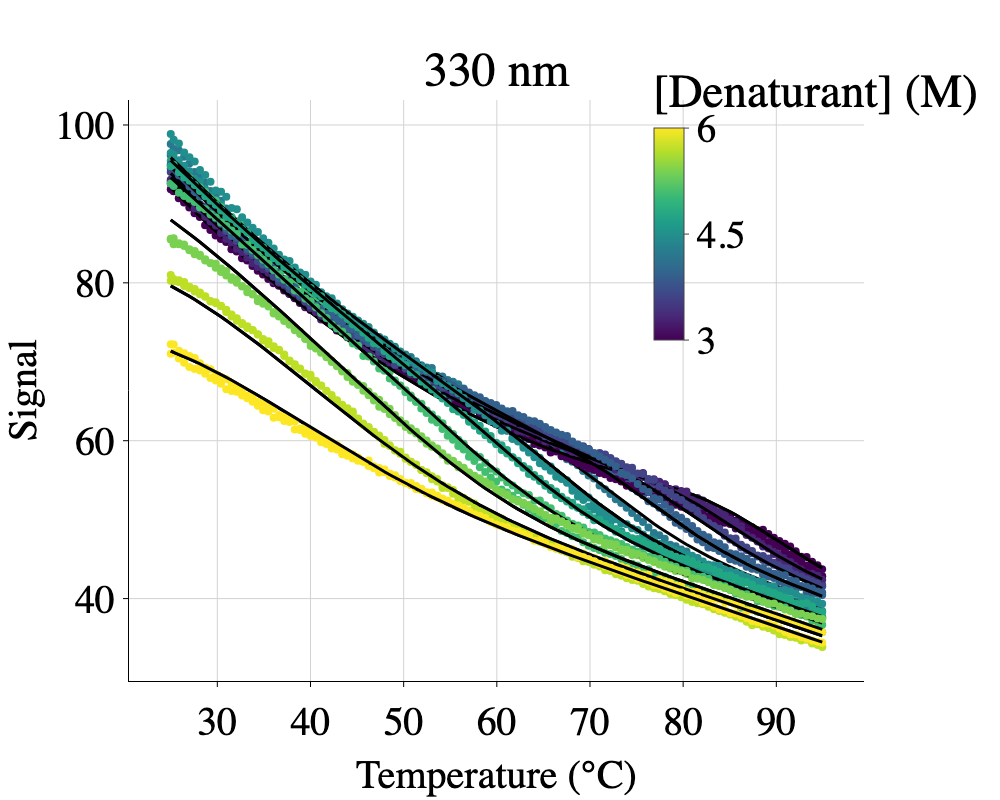
#> input picture notebooks/CheMelt_binders/figures/A4B_fits_scaled.png, 1000 x 800 px; its folder holds only this picture in this run
$ jupyter execute --allow-errors 16_plot_all.ipynb
#> lines starting #> are read from the running program, lines starting #| are printed output that depends on the picture
[cell 1]
from pychemelt.utils.plotting import (
    plot_unfolding,
    PlotConfig,
    LegendConfig,
    AxisConfig,
)

import pickle
import os

[cell 2]
dir = "./py_objects/"
#> (the rest of this cell did not finish here and is left out)

#> (a cell that did not finish here is left out)

#> (a cell that did not finish here is left out)

[cell 5]
# Create a Figure that includes the thirteen fits
fig_list = os.listdir('./figures/')
fig_list = [x for x in fig_list if x.endswith('.png') and 'fits_scaled' in x]
# Remove P6A from the list and also G5A
fig_list = [x for x in fig_list if 'P6A' not in x]
fig_list = [x for x in fig_list if 'G5A' not in x]
fig_list = ['./figures/' + x for x in fig_list]  # Prepend the directory path to each filename

[cell 6]
from PIL import Image, ImageDraw, ImageFont
import math
import string
import os

# Open images
images = [Image.open(f).convert("RGB") for f in fig_list]
#> images = 1 item
panel_titles = [
    os.path.splitext(os.path.basename(f))[0].split('_')[0]
    for f in fig_list
]

w, h = images[0].size
#> w = 1000; h = 800

cols = 3
rows = math.ceil(len(images) / cols)
#> rows = 1
title_pad = 60

combined = Image.new("RGB", (cols * w, rows * (h + title_pad)), "white")
#> combined: PIL image 3000x860 RGB; every value is 255

from matplotlib import font_manager

title_font_path = font_manager.findfont(
    font_manager.FontProperties(family="DejaVu Sans", weight="bold")
)
title_font = ImageFont.truetype(title_font_path, 32)

label_font_path = font_manager.findfont(
    font_manager.FontProperties(family="DejaVu Sans", weight="bold")
)
label_font = ImageFont.truetype(label_font_path, 40)

draw = ImageDraw.Draw(combined)

# Paste images and add filename-derived titles
for i, (img, title) in enumerate(zip(images, panel_titles)):
    tile_x = (i % cols) * w
    tile_y = (i // cols) * (h + title_pad)
    img_y = tile_y + title_pad

    combined.paste(img, (tile_x, img_y))

    # Center title above each subplot
    title_bbox = draw.textbbox((0, 0), title, font=title_font)
    title_w = title_bbox[2] - title_bbox[0]
    title_h = title_bbox[3] - title_bbox[1]
    title_x = tile_x + (w - title_w) // 2
    title_y = tile_y + (title_pad - title_h) // 2
    draw.text((title_x, title_y), title, fill="black", font=title_font)
#> this loop made 1 pass
#> (title, tile_x, tile_y, img_y, title_bbox, title_w, title_h, title_x) on pass 1: ('A4B', 0, 0, 60, (0, 7, 71, 30), 71, 23, 464)
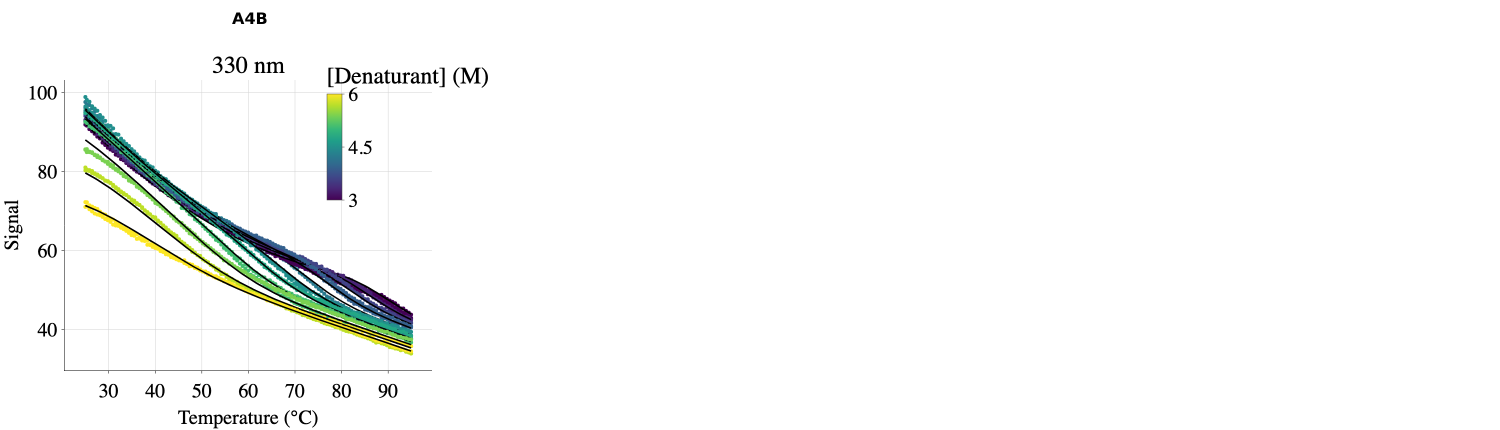
#> combined: PIL image 3000x860 RGB (shown at 1/2 size); mean R, G, B 248.7, 249.7, 248.8

# Add A, B, C... labels on each subplot
for i in range(len(images)):
    label = string.ascii_uppercase[i]

    tile_x = (i % cols) * w
    tile_y = (i // cols) * (h + title_pad)
    img_y = tile_y + title_pad

    x = tile_x + 20
    y = img_y + 20

    # White rectangle behind the text
    bbox = draw.textbbox((x, y), label, font=label_font)
    draw.rectangle(
        (bbox[0] - 8, bbox[1] - 8, bbox[2] + 8, bbox[3] + 8),
        fill="white"
    )

    draw.text((x, y), label, fill="black", font=label_font)
#> this loop made 1 pass
#> (label, tile_x, tile_y, img_y, x, y, bbox) on pass 1: ('A', 0, 0, 60, 20, 80, (20, 89, 51, 118))

combined.save("./figures/fits_all.png")

[cell 7]
# Obtain three representative Fits
# P5B, G4A and P3B
idx = [i for i,x in enumerate(panel_titles) if x in ["P5B","G4A","P3B"]]
#> idx = []

fig_list = [fig_list[i] for i in idx]
#> fig_list = []
panel_titles = [panel_titles[i] for i in idx]
#> panel_titles = []

print('Representative fits:', panel_titles)
#| Representative fits: []

# Open images
images = [Image.open(f).convert("RGB") for f in fig_list]
#> images = []


#> (the rest of this cell did not finish here and is left out)


$ run again, on notebooks/CheMelt_binders/figures/G6B_fits_scaled.png
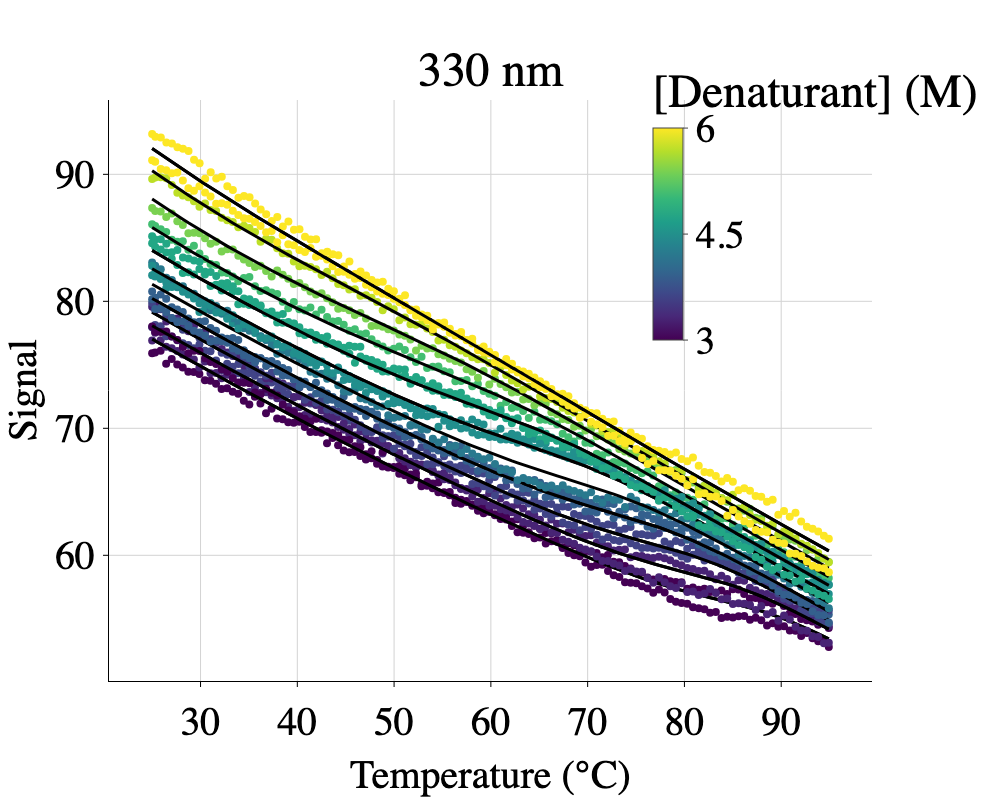
#> input picture notebooks/CheMelt_binders/figures/G6B_fits_scaled.png, 1000 x 800 px
#> `images = [Image.open(f).convert("RGB") for f in fig_list]`: images = 1 item
#> rows = 1
#> the loop `for i, (img, title) in enumerate(zip(images, panel_titles)):` made 1 pass
#> (title, tile_x, tile_y, img_y, title_bbox, title_w, title_h, title_x) on pass 1: ('G6B', 0, 0, 60, (0, 7, 73, 30), 73, 23, 463)
#> after the loop `for i, (img, title) in enumerate(zip(images, panel_titles)):`:
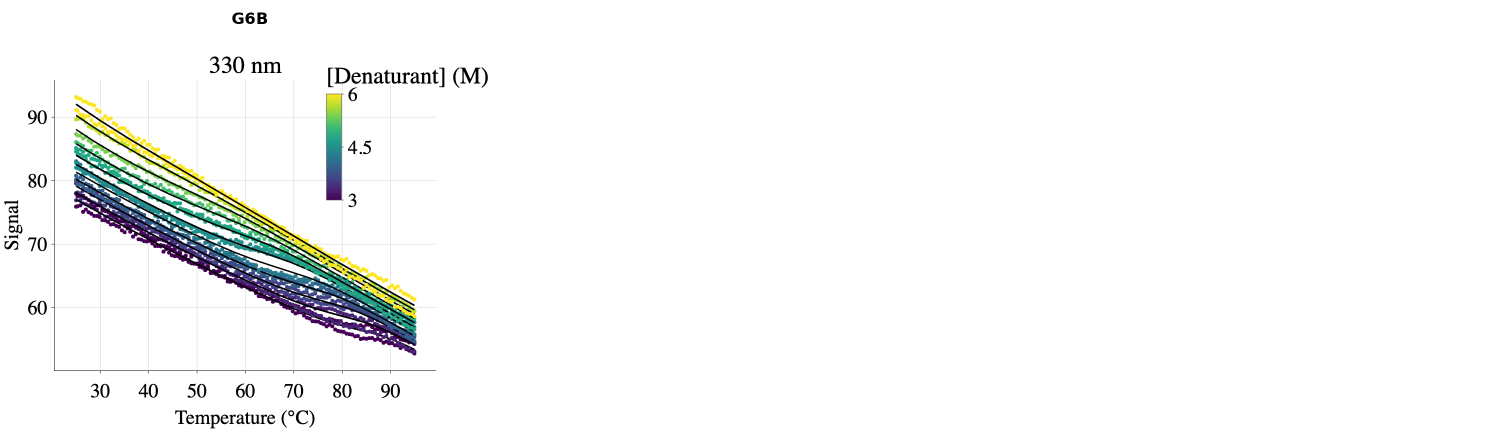
#> combined: PIL image 3000x860 RGB (shown at 1/2 size); mean R, G, B 246.9, 247.7, 247.1
#> the loop `for i in range(len(images)):` made 1 pass
#> (label, tile_x, tile_y, img_y, x, y, bbox) on pass 1: ('A', 0, 0, 60, 20, 80, (20, 89, 51, 118))
#> idx = []
#| Representative fits: []

$ run again, on notebooks/CheMelt_binders/figures/G13A_fits_scaled.png
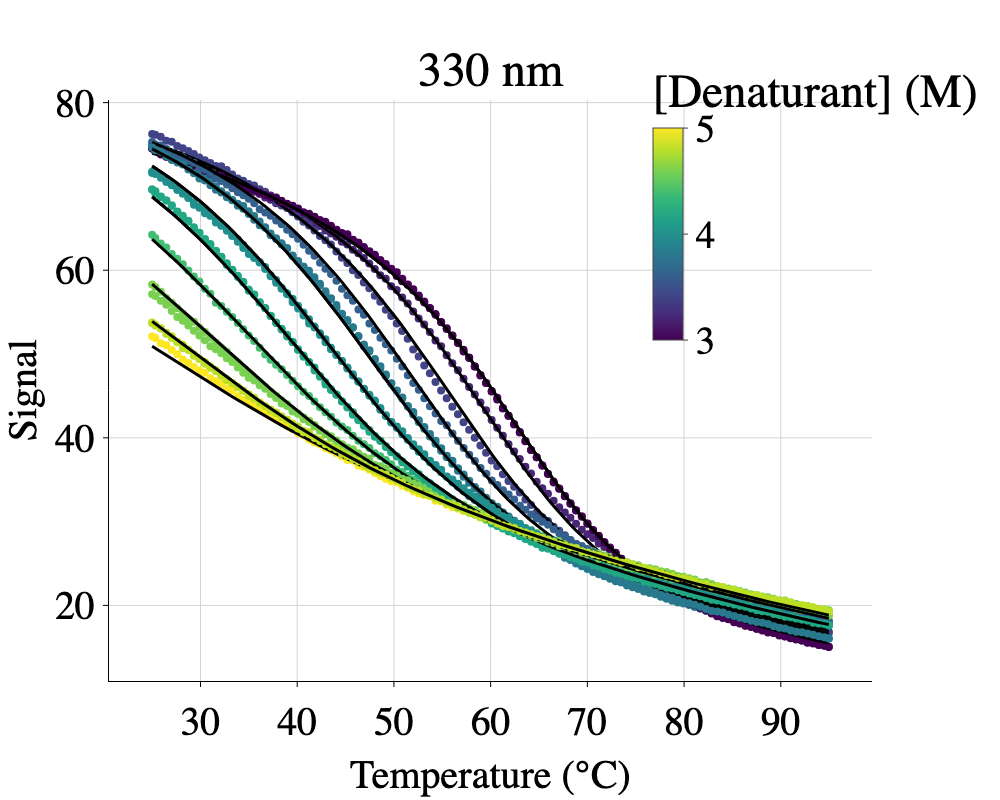
#> input picture notebooks/CheMelt_binders/figures/G13A_fits_scaled.png, 1000 x 800 px
#> `images = [Image.open(f).convert("RGB") for f in fig_list]`: images = 1 item
#> rows = 1
#> the loop `for i, (img, title) in enumerate(zip(images, panel_titles)):` made 1 pass
#> (title, tile_x, tile_y, img_y, title_bbox, title_w, title_h, title_x) on pass 1: ('G13A', 0, 0, 60, (0, 7, 96, 30), 96, 23, 452)
#> after the loop `for i, (img, title) in enumerate(zip(images, panel_titles)):`:
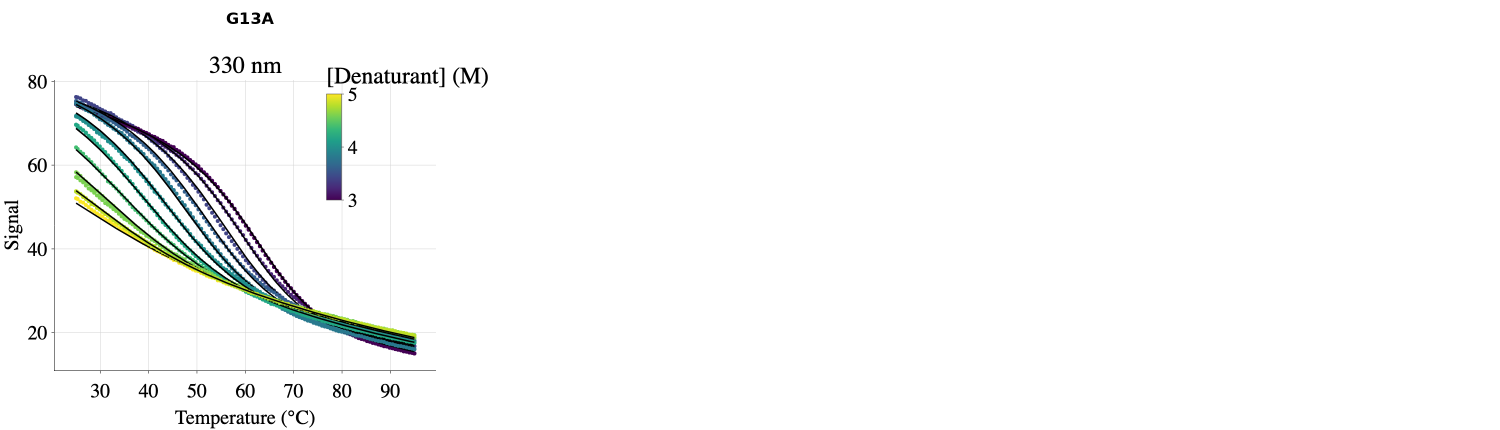
#> combined: PIL image 3000x860 RGB (shown at 1/2 size); mean R, G, B 249.1, 249.8, 249.5
#> the loop `for i in range(len(images)):` made 1 pass
#> (label, tile_x, tile_y, img_y, x, y, bbox) on pass 1: ('A', 0, 0, 60, 20, 80, (20, 89, 51, 118))
#> idx = []
#| Representative fits: []
